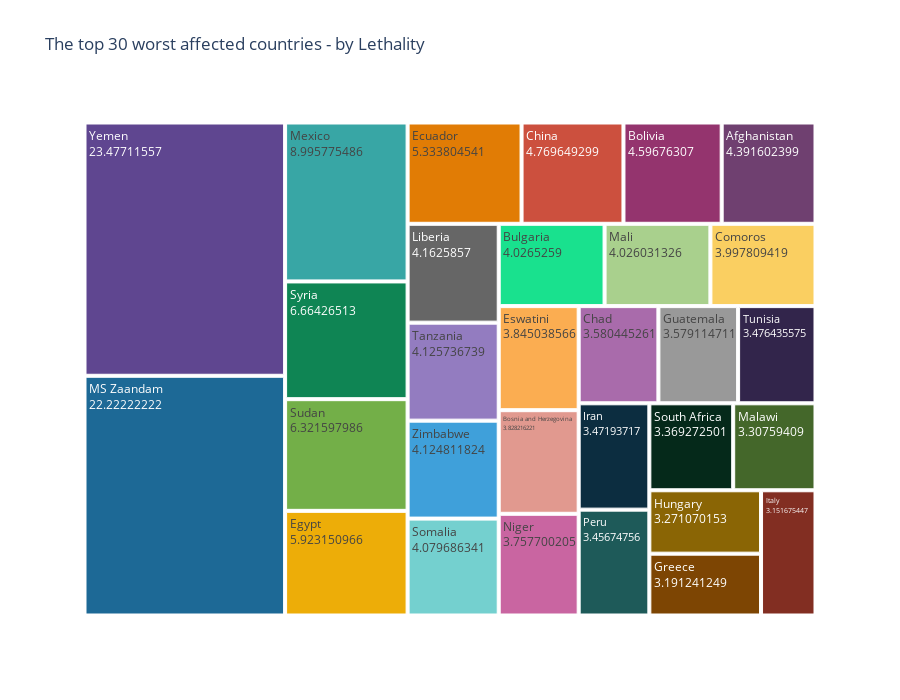

Source (notebook cell):
### Markdown cell above
### Treemap with the top 30 worst hit countries - confirmed

### Code cell
fig = px.treemap(df_sorted_country.head(30), 
                 path=["country"], 
                 values="mortality_rate", height=700,
                 title='The top 30 worst affected countries - by Lethality',
                 color_discrete_sequence = px.colors.qualitative.Prism)

fig.data[0].textinfo = 'label+text+value'
#fig.write_image("images/fig2.png")

fig.show()

### Figure 1 — Plotly figure (JSON) as saved in the notebook; plotly's stock layout.template omitted (floating-point values rounded to 4 significant figures)
{"data": [{"branchvalues": "total", "domain": {"x": [0, 1], "y": [0, 1]}, "hovertemplate": "labels=%{label}<br>mortality_rate=%{value}<br>parent=%{parent}<br>id=%{id}<extra></extra>", "ids": ["Afghanistan", "Bolivia", "Bosnia and Herzegovina", "Bulgaria", "Chad", "China", "Comoros", "Ecuador", "Egypt", "Eswatini", "Greece", "Guatemala", "Hungary", "Iran", "Italy", "Liberia", "MS Zaandam", "Malawi", "Mali", "Mexico", "Niger", "Peru", "Somalia", "South Africa", "Sudan", "Syria", "Tanzania", "Tunisia", "Yemen", "Zimbabwe"], "labels": ["Afghanistan", "Bolivia", "Bosnia and Herzegovina", "Bulgaria", "Chad", "China", "Comoros", "Ecuador", "Egypt", "Eswatini", "Greece", "Guatemala", "Hungary", "Iran", "Italy", "Liberia", "MS Zaandam", "Malawi", "Mali", "Mexico", "Niger", "Peru", "Somalia", "South Africa", "Sudan", "Syria", "Tanzania", "Tunisia", "Yemen", "Zimbabwe"], "name": "", "parents": ["", "", "", "", "", "", "", "", "", "", "", "", "", "", "", "", "", "", "", "", "", "", "", "", "", "", "", "", "", ""], "textinfo": "label+text+value", "type": "treemap", "values": [4.392, 4.597, 3.828, 4.027, 3.58, 4.77, 3.998, 5.334, 5.923, 3.845, 3.191, 3.579, 3.271, 3.472, 3.152, 4.163, 22.22, 3.308, 4.026, 8.996, 3.758, 3.457, 4.08, 3.369, 6.322, 6.664, 4.126, 3.476, 23.48, 4.125]}], "layout": {"height": 700, "legend": {"tracegroupgap": 0}, "title": {"text": "The top 30 worst affected countries - by Lethality"}, "treemapcolorway": ["rgb(95, 70, 144)", "rgb(29, 105, 150)", "rgb(56, 166, 165)", "rgb(15, 133, 84)", "rgb(115, 175, 72)", "rgb(237, 173, 8)", "rgb(225, 124, 5)", "rgb(204, 80, 62)", "rgb(148, 52, 110)", "rgb(111, 64, 112)", "rgb(102, 102, 102)"]}}
